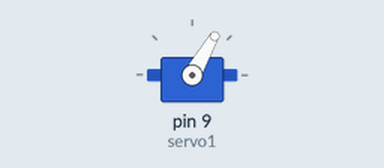
This sketch was run on a simulated Arduino Uno, built with avr-gcc and run on an emulated ATmega328P. Parts: servo.

Above: at 0.05 s.
At 2.05 s:
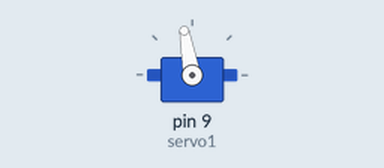
At 4.05 s:
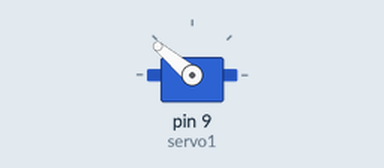
At 8.05 s:
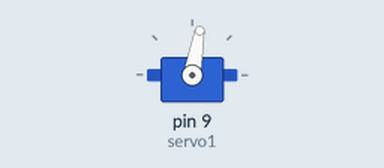
Timing chart, 0 to 11.7 s (numbered marks = the images above):
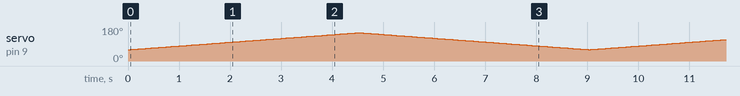

The sketch:

Set_Servo.ino
```cpp
//Jain College of Engineering & Research, Udyambag, Belagavi-590008
//Department of Electronics & Communication Engineering
//Program to set initial position for servo

#include <Servo.h>

int pos1 =0;
Servo servo1;

void setup()
{
 servo1.attach(9);
}

void loop()
{
  for (pos1 = 60; pos1 < 150; pos1++)
  {
    servo1.write(pos1);
    delay(50);
  }

  for (pos1 = 150; pos1 >60;  pos1--)
  {
    servo1.write(pos1);
    delay(50);
  }
}
```
